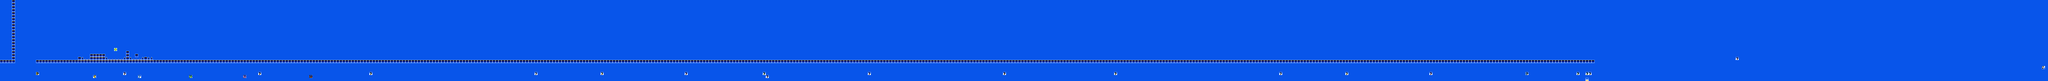

Tiled map render using the project's own tile images. Description and the map definition, with tile-layer contents summarised, below:
An orthogonal 682x27 tile map with 16x16 px tiles, 2 tile layers (SP, ...), 2 tilesets.

<map version="1.10" tiledversion="1.10.2" orientation="orthogonal" renderorder="right-down" width="682" height="27" tilewidth="16" tileheight="16" infinite="0" nextlayerid="3" nextobjectid="1">
 <editorsettings>
  <chunksize width="16" height="27" />
  <export target="test2.csv" format="csv" />
 </editorsettings>
 <tileset firstgid="1" name="famidash" tilewidth="16" tileheight="16" tilecount="256" columns="16">
  <image source="../../GRAPHICS/famidash.bmp" width="256" height="256" />
 </tileset>
 <tileset firstgid="257" name="sprites" tilewidth="16" tileheight="16" tilecount="256" columns="16">
  <image source="../../GRAPHICS/sprites.png" width="256" height="256" />
 </tileset>
 <layer id="1" width="682" height="27">
  <data>[18414 cells, 18414 non-empty, 5 distinct tile ids]</data>
 </layer>
 <layer id="2" name="SP" width="682" height="27">
  <data>[18414 cells, 28 non-empty, 20 distinct tile ids]</data>
 </layer>
</map>
